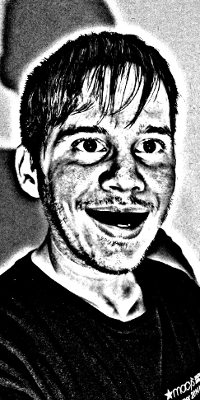
%> input picture examples/inputs/daniel.png, 200 x 400 px
$ octave img2spect_demo.m   (GNU Octave 9; MATLAB toolbox functions it lacks are replaced by stand-ins)
%> lines starting %> are read from the running program, lines starting %| are printed output that depends on the picture
%> further down, img is the input picture: size 400x200 uint8; min 0, max 255, mean 102.6
### src/img2spect.m
function [ audio ] = img2spect( img, minfreq, maxfreq, dur, Fs, invert)
%> called with minfreq = 500, maxfreq = 4000, dur = 5, Fs = 44100, invert = 1
% Take a black and white image and conceal
% it in an audio signal (spectrogram image)
% Input
%     img     - B&W image data (2-D vector of numeric type, 0-255)
%     maxfreq - maximum frequency in spectrogram window
%     dur     - duration (in seconds) of the output audio
%     Fs      - sample rate of the output audio
%     invert  - whether to invert the image (if 1 invert, if 0 don't)
% Output
%     audio   - a vector containing audio samples which encode
%               the provided image as a spectrogram
audio = zeros(1,dur*Fs);
imd = flipud(double(img)/256);
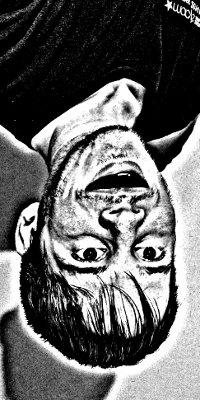
%> imd: size 400x200 double; min 0, max 0.996, mean 0.401
if invert
    imd = 1-imd;
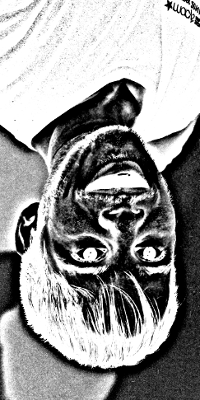
%> imd: size 400x200 double; min 0.00391, max 1, mean 0.599
end
[height, width] = size(img);
%> height = 400; width = 200

% We will need this for phase offset
%> the run ends on the next line
s = RandStream('mt19937ar','Seed',1);

% interpolation helpers
oldlin = linspace(0,dur,width);
newlin = linspace(0,dur,dur*Fs);

for row = 1:height
    amplitudes = interp1(oldlin, imd(row,:), newlin, 'pchip');
    freq = minfreq*(maxfreq/minfreq)^(row/height);
    % Generate frequency for this row, with random phase offset.
    % The phase offset is necessary to avoid unpleasant moiré
    % fringes in the final signal
    signal = sin(2*pi*freq*(newlin+rand(s)));
    audio = audio + amplitudes.*signal;
end
audio = audio / max(max(audio),abs(min(audio)));

end

### examples/img2spect_demo.m
% Garrett Scholtes
% January 2017
%
% Run this file to recreate the example audio files in the
% "outputs" folder.
%
% Note: this file will write .wav files - the files
% in there by default are .mp3 for the purpose of
% saving space in the repository (avoiding large binaries
% is generally desirable).

clear all;
close all;
addpath('../src');

% Audio sample rate
Fs = 44100;

% Example #1
img = imread('inputs/daniel.png');
% Create an audio stream encoding the image in a spectrogram with:
%     a min frequency of 500 Hz,
%     a max frequency of 4000 Hz,
%     5 seconds in length  ,
%     a sample rate of 44100 Hz (a typical value),
%     and with the image colors inverted
audio = img2spect(img,500,4000,5,Fs,1);
